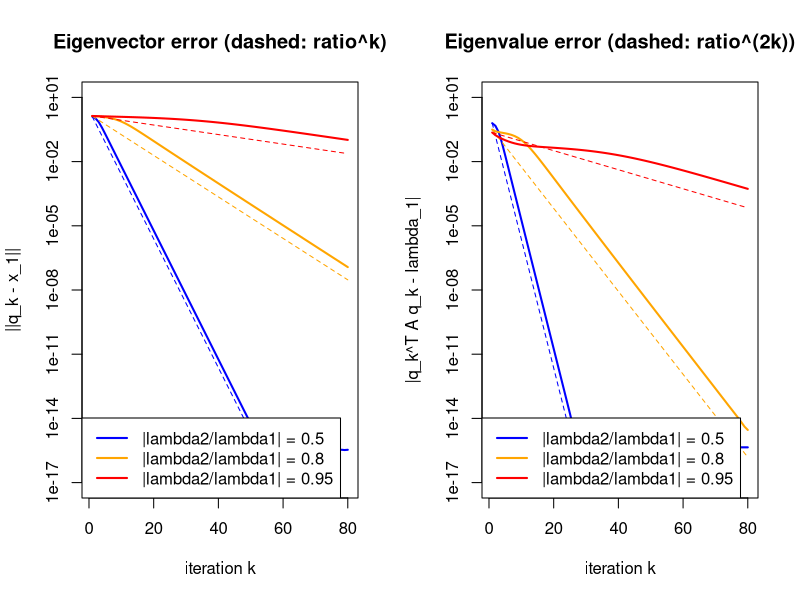

Write R code to recreate this figure.
# Convergence of the power method for symmetric matrices with different eigenvalue ratios.
set.seed(0)
n <- 50
Q <- qr.Q(qr(matrix(rnorm(n * n), n)))
q0 <- rnorm(n); q0 <- q0 / sqrt(sum(q0^2))
K <- 80

power_errors <- function(ratio) {
  lam <- c(1, ratio, ratio * runif(n - 2))
  A <- Q %*% diag(lam) %*% t(Q)
  x1 <- Q[, 1]; q <- q0
  out <- matrix(NA, K, 2, dimnames = list(NULL, c("vector", "value")))
  for (k in 1:K) {
    z <- A %*% q
    q <- z / sqrt(sum(z^2))
    out[k, "value"] <- abs(drop(t(q) %*% A %*% q) - 1)   # Rayleigh quotient versus lambda_1 = 1
    out[k, "vector"] <- sqrt(sum((q - sign(sum(q * x1)) * x1)^2))
  }
  out
}

ratios <- c(0.5, 0.8, 0.95); cols <- c("blue", "orange", "red")
res <- lapply(ratios, power_errors)
par(mfrow = c(1, 2))
for (what in c("vector", "value")) {
  plot(NA, xlim = c(1, K), ylim = c(1e-17, 10), log = "y", xlab = "iteration k",
       ylab = if (what == "vector") "||q_k - x_1||" else "|q_k^T A q_k - lambda_1|",
       main = if (what == "vector") "Eigenvector error (dashed: ratio^k)" else "Eigenvalue error (dashed: ratio^(2k))")
  for (i in seq_along(ratios)) {
    e <- pmax(res[[i]][, what], 1e-17)
    lines(1:K, e, col = cols[i], lwd = 2)
    p <- if (what == "vector") 1 else 2
    lines(1:K, e[1] * ratios[i]^(p * (0:(K - 1))), col = cols[i], lty = 2)
  }
  legend("bottomleft", paste("|lambda2/lambda1| =", ratios), col = cols, lwd = 2)
}
